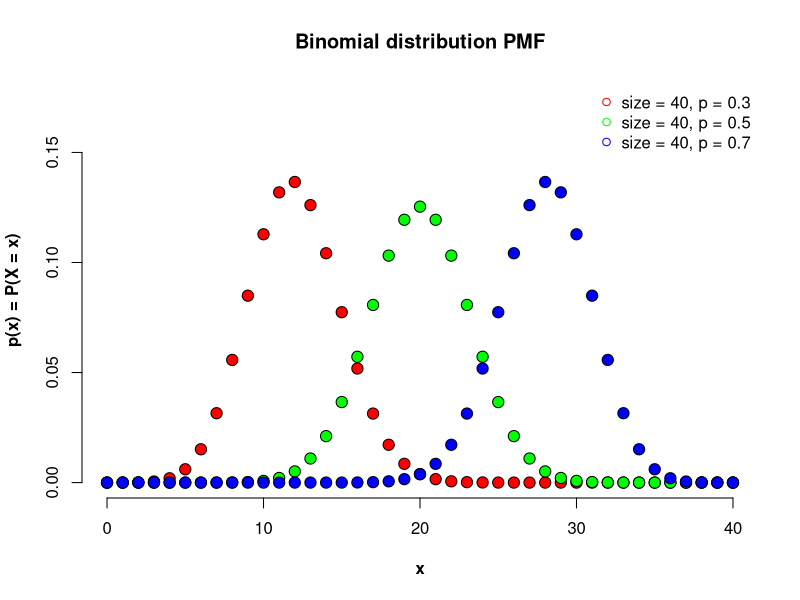

The R script that drew this image:
svg("Binomial_PMF.svg")

plot(xlim = c(0, 40), ylim = c(0, 0.175), x = "",
     main = "Binomial distribution PMF", xlab = "x",
     ylab = "p(x) = P(X = x)", bty = 'n', font.lab = 2)

points(0:40, dbinom(0:40, size = 40, prob = 0.3),
       type = 'p', pch = 21, cex = 1.5, bg = "red", col = "black")
points(0:40, dbinom(0:40, size = 40, prob = 0.5),
       type = 'p', pch = 21, cex = 1.5, bg = "green", col = "black")
points(0:40, dbinom(0:40, size = 40, prob = 0.7),
       type = 'p', pch = 21, cex = 1.5, bg = "blue", col = "black")

legend('topright', legend = c('size = 40, p = 0.3', 'size = 40, p = 0.5', 'size = 40, p = 0.7'),
       col = c('red', 'green', 'blue'), pch = 21, bty = 'n')

dev.off()
